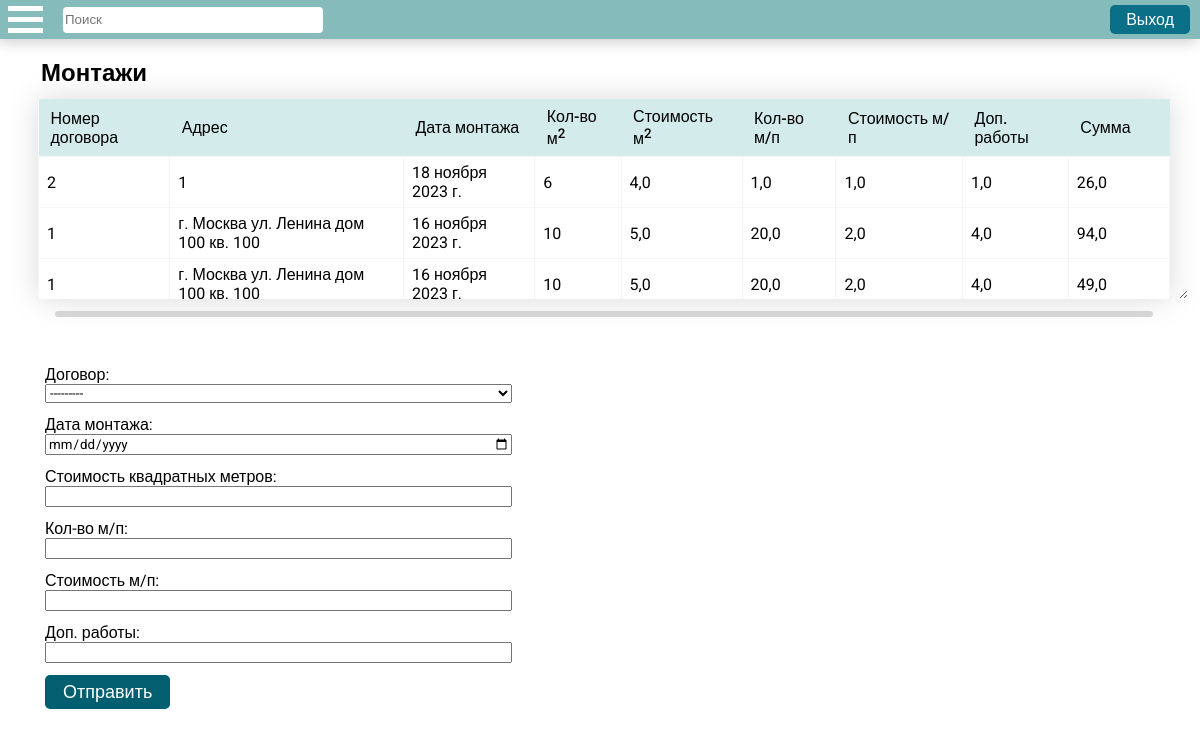
/forms/installations (signed in), run on an earlier commit of the app's database.
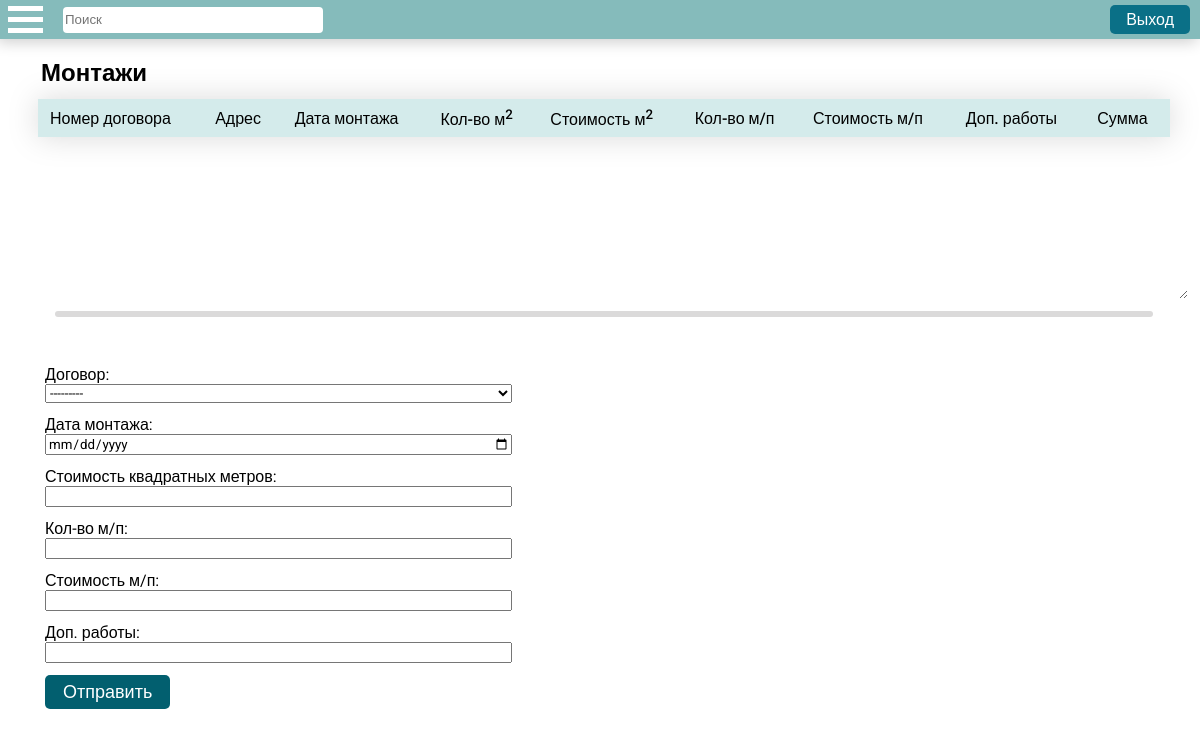
And on a later commit of the database.
### apps/main_forms/models.py (models this page shows)
class Installations(models.Model):
    contract = models.ForeignKey(Contracts, on_delete=models.CASCADE)  # Ссылка на модель договоров.
    installation_date = models.DateField(verbose_name='Дата монтажа')                       # Дата монтажа.
    square_meters_price = models.FloatField(verbose_name='Стоимость квадратных метров')     # Стоимость м2.
    linear_meters = models.FloatField(max_length=255, verbose_name='Кол-во м/п')            # Кол-во м/п.
    linear_meters_price = models.FloatField(verbose_name='Стоимость м/п')                   # Стоимость м/п.
    additional_works = models.FloatField(verbose_name='Доп. работы')                        # Доп. работы.
    total_amount = models.FloatField(verbose_name='Сумма')                                  # Сумма.
    objects = models.Manager()

class Contracts(models.Model):
    customer = models.ForeignKey(Customers, on_delete=models.CASCADE)
    contract_number = models.CharField(max_length=255, verbose_name='Номер договора')       # Номер договора.
    address = models.CharField(max_length=255, verbose_name='Адрес')                        # Адрес
    price = models.FloatField(verbose_name='Цена')                                          # Цена.
    prepayment = models.FloatField(verbose_name='Предоплата')                               # Предоплата.
    debt = models.FloatField(verbose_name='Долг')                                           # Долг.
    delivery_date_by_contract = models.DateField(verbose_name='Дата доставки по договору')  # Дата доставки по договору.
    objects = models.Manager()
    def __str__(self):
        return self.contract_number

### apps/main_forms/views.py (the view)
# urls.py: path("forms/installations", views.create_installation, name="create_installation"),
def create_installation(request):
    subquery = Orders.objects.filter(contract=OuterRef('contract')).order_by('square_meters').values(
        'square_meters')[:1]
    table_data = Installations.objects.annotate(square_meters=Subquery(subquery))
    return create_entity(request, table_data, InstallationsForm, "main_forms/installations.html", ("installations", "Монтажи"))

### apps/main_forms/views.py (called while the page is built)
@login_required(login_url='/users/login/')
def create_entity(request, table_data, form_class, template_name, this_page):
    register_url = reverse('users:register')
    login_url = reverse('users:login')
    logout_url = reverse('users:logout')
    if request.method == 'POST':
        form = form_class(request.POST)
        if form.is_valid():
            task = form.save(commit=False)
            task.save()
    else:
        form = form_class
    context = {
        'table_data': table_data,
        "form": form,
        "this_page": this_page[0],
        "page_label": this_page[1],
        'register_url': register_url,
        'login_url': login_url,
        'logout_url': logout_url,
    }
    return render(request, template_name, context=context)

### apps/main_forms/templates/main_forms/installations.html (shortened to what this page needs)
{% extends "main_forms/base.html" %}
{% block form_block %}
<div class="table-container">
  <table>
    <thead>
      <tr>
        <th>Номер договора</th>
        <th>Адрес</th>
        <th>Дата монтажа</th>
        <th>Кол-во м<sup>2</sup></th>
        <th>Стоимость м<sup>2</sup></th>
        <th>Кол-во м/п</th>
        <th>Стоимость м/п</th>
        <th>Доп. работы</th>
        <th>Сумма</th>
      </tr>
    </thead>
    <tbody>
      {% for row in table_data|slice:'::-1' %}
      <tr>
        <td>{{ row.contract }}</td>
        <td>{{ row.contract.address }}</td>
        <td>{{ row.installation_date }}</td>
        <td>{{ row.square_meters }}</td>
        <td>{{ row.square_meters_price }}</td>
        <td>{{ row.linear_meters }}</td>
        <td>{{ row.linear_meters_price }}</td>
        <td>{{ row.additional_works }}</td>
        <td>{{ row.total_amount }}</td>
      </tr>
      {% endfor %}
    </tbody>
  </table>
</div>
<div class="resize-handle"></div>
{% if user.is_superuser %}
<form action="{% url 'create_installation' %}" method="post">
  {{ form.as_div }}
  <button class="sumbit-button" type="submit" name="submit">Отправить</button>
</form>
{% endif %}
{% endblock %}

What changed in the data, as far as the page shows it:
removed Installations: contract "2", contract.address "1", installation_date "18 ноября 2023 г.", square_meters "6", square_meters_price "4,0", linear_meters "1,0", linear_meters_price "1,0", additional_works "1,0", total_amount "26,0"
removed Installations: contract "1", contract.address "г. Москва ул. Ленина дом 100 кв. 100", installation_date "16 ноября 2023 г.", square_meters "10", square_meters_price "5,0", linear_meters "20,0", linear_meters_price "2,0", additional_works "4,0", total_amount "94,0"
removed Installations: contract "1", contract.address "г. Москва ул. Ленина дом 100 кв. 100", installation_date "16 ноября 2023 г.", square_meters "10", square_meters_price "5,0", linear_meters "20,0", linear_meters_price "2,0", additional_works "4,0", total_amount "49,0"
